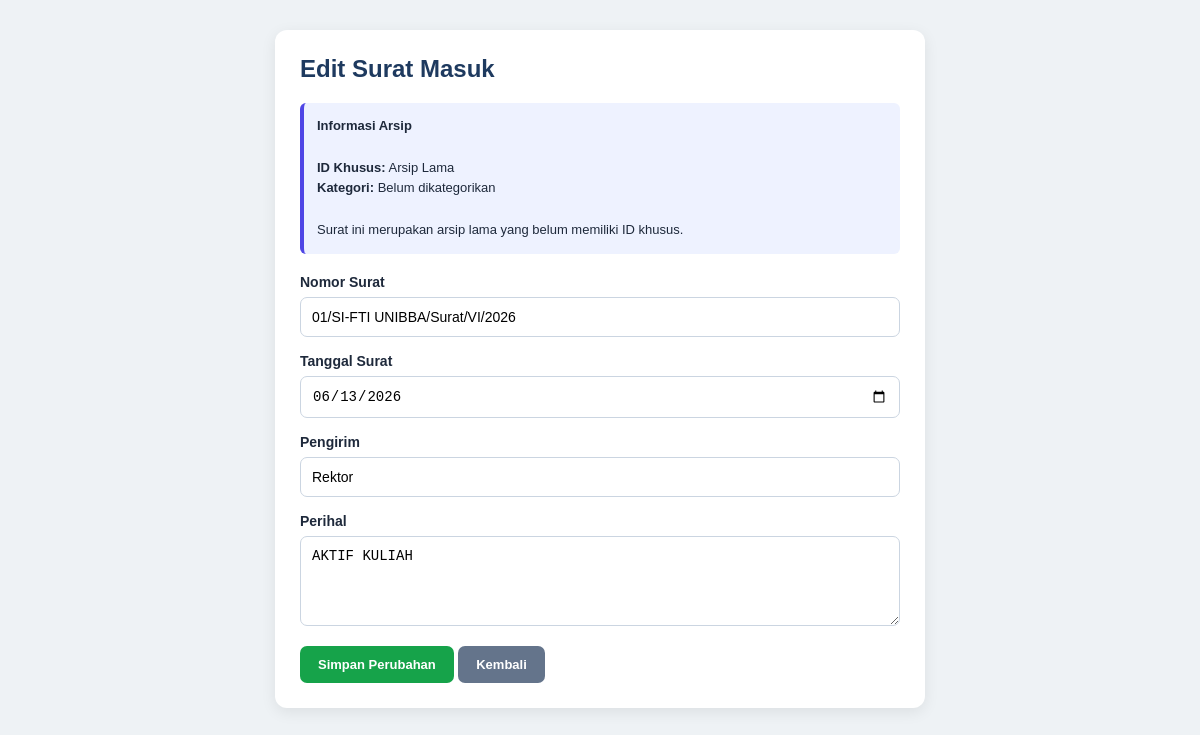
/edit_surat.php?id=3 (signed in), run on the app's committed database.
### tables this page shows
CREATE TABLE `surat_masuk` (
  `id` int(11) NOT NULL,
  `nomor_surat` varchar(100) NOT NULL,
  `tanggal_surat` date NOT NULL,
  `pengirim` varchar(100) NOT NULL,
  `perihal` varchar(255) NOT NULL,
  `file_surat` varchar(255) NOT NULL
);

### edit_surat.php (the view, shortened to what this page needs)
<?php
require_once 'koneksi.php';
function aman_edit($nilai) {
    return htmlspecialchars(
        (string)($nilai ?? ''),
        ENT_QUOTES,
        'UTF-8'
    );
}
$id = filter_input(
    INPUT_GET,
    'id',
    FILTER_VALIDATE_INT,
    ['options' => ['min_range' => 1]]
);
$stmt = mysqli_prepare(
    $koneksi,
    "SELECT * FROM surat_masuk WHERE id = ?"
);
mysqli_stmt_bind_param($stmt, 'i', $id);
mysqli_stmt_execute($stmt);
$result = mysqli_stmt_get_result($stmt);
$d = mysqli_fetch_assoc($result);
$memiliki_id = !empty($d['kode_khusus']);
?>
<!DOCTYPE html>
<html lang="id">
<head>
</head>
<body>
<div class="container">
<h2>Edit Surat Masuk</h2>
<div class="info">
    <strong>Informasi Arsip</strong>
    <br><br>
    <strong>ID Khusus:</strong>
    <?php
        echo $memiliki_id
            ? aman_edit($d['kode_khusus'])
            : 'Arsip Lama';
    ?>
    <br>
    <strong>Kategori:</strong>
    <?php
        echo !empty($d['kategori_surat'])
            ? aman_edit($d['kategori_surat'])
            : 'Belum dikategorikan';
    ?>
    <br><br>
    <?php if ($memiliki_id): ?>
        ID khusus dan kategori tidak dapat
        diubah melalui halaman ini.
    <?php else: ?>
        Surat ini merupakan arsip lama yang
        belum memiliki ID khusus.
    <?php endif; ?>
</div>
<form method="POST">
    <div class="form-group">
        <label>Nomor Surat</label>
        <input
            type="text"
            name="nomor_surat"
            class="form-control"
            maxlength="100"
            value="<?php
                echo aman_edit($d['nomor_surat']);
            ?>"
            required
        >
    </div>
    <div class="form-group">
        <label>Tanggal Surat</label>
        <input
            type="date"
            name="tanggal_surat"
            class="form-control"
            value="<?php
                echo aman_edit($d['tanggal_surat']);
            ?>"
            required
        >
    </div>
    <div class="form-group">
        <label>Pengirim</label>
        <input
            type="text"
            name="pengirim"
            class="form-control"
            maxlength="100"
            value="<?php
                echo aman_edit($d['pengirim']);
            ?>"
            required
        >
    </div>
    <div class="form-group">
        <label>Perihal</label>
        <textarea
            name="perihal"
            class="form-control"
            maxlength="255"
            required
        ><?php echo aman_edit($d['perihal']); ?></textarea>
    </div>
    <button
        type="submit"
        name="update"
        value="1"
        class="btn btn-simpan"
    >
        Simpan Perubahan
    </button>
    <a
        href="index.php?page=surat_masuk"
        class="btn btn-kembali"
    >
        Kembali
    </a>
</form>
</div>
</body>
</html>

### edit_surat.php (style rules this page uses)
* { box-sizing: border-box; }
body { font-family: Arial, sans-serif; background: #eef2f5; margin: 0; padding: 30px 15px; color: #1e293b; }
.container { background: white; max-width: 650px; margin: 0 auto; padding: 25px; border-radius: 12px; box-shadow: 0 4px 15px rgba(0,0,0,0.08); }
h2 { margin-top: 0; color: #1e3a5f; }
.form-group { margin-bottom: 16px; }
label { display: block; font-weight: bold; margin-bottom: 7px; font-size: 14px; }
.form-control { width: 100%; padding: 11px; border: 1px solid #cbd5e1; border-radius: 7px; font-size: 14px; }
textarea { min-height: 90px; resize: vertical; }
.info { background: #eef2ff; padding: 13px; border-left: 4px solid #4f46e5; border-radius: 6px; margin-bottom: 20px; font-size: 13px; line-height: 1.6; }
.btn { display: inline-block; padding: 11px 18px; border: none; border-radius: 7px; font-weight: bold; text-decoration: none; font-size: 13px; cursor: pointer; }
.btn-simpan { background: #16a34a; color: white; }
.btn-kembali { background: #64748b; color: white; }

### data on the page
surat_masuk: nomor_surat "01/SI-FTI UNIBBA/Surat/VI/2026", tanggal_surat "06/13/2026", pengirim "Rektor", perihal "AKTIF KULIAH"
